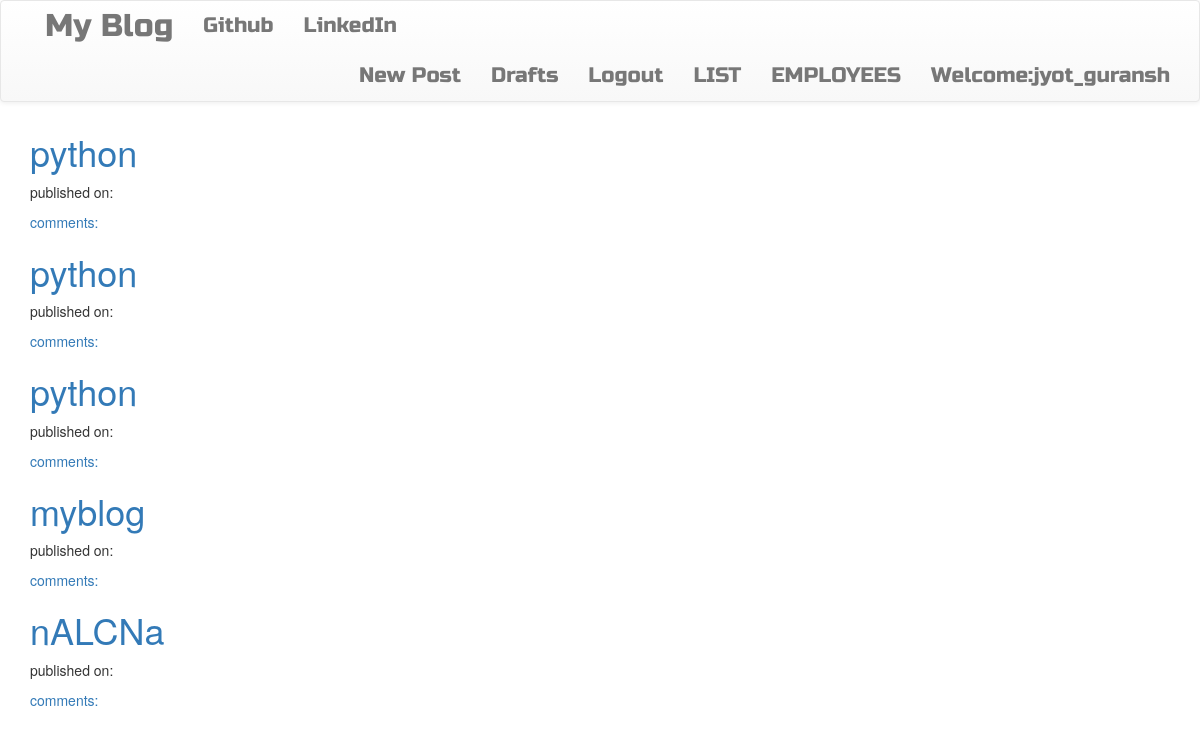
The app's page /draft/ (signed in) with its own data.
### blogapp/models.py (models this page shows, shortened)
class Post(models.Model):
    author = models.ForeignKey('auth.User', on_delete=models.PROTECT)
    title = models.CharField(max_length=200)
    text=models.TextField()
    create_date = models.DateTimeField(default=timezone.now())
    published_date=models.DateTimeField(blank=True, null=True)

### blogapp/views.py (the view)
# urls.py: url(r'^draft/$', views.DraftListView.as_view(), name='post_draft_view'),
class DraftListView(LoginRequiredMixin, ListView):
    login_url = '/login/'
    redirect_field_name = 'blogapp/post_list.html'
    model = Post
    def get_queryset(self):
        return Post.objects.filter(published_date__isnull=True).order_by('create_date')

### blogapp/templates/blogapp/post_list.html
{%extends "blogapp/base.html"%}
{% block body_block%}
<div class="centerstage">
    {% for post in post_list%}
    <div class="post">
        <h1><a href="{%url 'blogapp:post_detail' pk=post.pk%}">{{post.title}}</a></h1>
        <div class="Date">
            <p>published on:{{post.published_date|date:'D M Y'}}</p>
        </div>
        <a href="{%url 'blogapp:post_detail' pk=post.pk%}">comments:{{post.approved_comment.count}}</a>
    </div>
    {%endfor%}
</div>
{%endblock%}

### blogapp/templates/blogapp/base.html (shortened to what this page needs)
<!DOCTYPE html>
<html lang="en">
{% load staticfiles %}
<head>
    <link href="https://maxcdn.bootstrapcdn.com/bootstrap/3.3.7/css/bootstrap.min.css"
 rel="stylesheet"/>
        <link rel="stylesheet" href="https://maxcdn.bootstrapcdn.com/bootstrap/3.3.7/css/bootstrap-theme.min.css">
        <link rel="stylesheet" href="//cdn.jsdelivr.net/medium-editor/latest/css/medium-editor.min.css" type="text/css" media="screen" charset="utf-8">
        <link rel="stylesheet" href="{% static 'css/blog.css' %}">
</head>
<body>
<nav class="navbar navbar-default techfont custom-navbar">
    <div class="container">
        <ul class="nav navbar-nav">
            <li><a class="navbar-branf bigbrand" href="{%url 'blogapp:post_list'%}">My Blog</a></li>
            <li><a class="navbar-link" href="http://www.github.com">Github</a></li>
            <li><a class="navbar-link" href="http://www.linkedin.com">LinkedIn</a></li>
        </ul>
        <ul class="nav navbar-nav navbar-right">
            {% if user.is_authenticated%}
            <li><a href="{%url 'blogapp:create_post'%}">New Post</a></li>
            <li><a href="{% url 'blogapp:post_draft_view'%}">Drafts</a> </li>
            <li><a href="{%url 'logout' %}">Logout</a></li>
                 <li><a href="{%url 'blogapp:POST-LIST'%}">LIST</a></li>
            <li><a href="{%url 'blogapp:employeelist'%}">EMPLOYEES</a></li>
            <li><a>Welcome:{{user.username}}</a></li>
            {%else%}
            <li><a href="{%url 'login_page'%}"><span class="glyphicon glyphicon-user"></span>user_login</a> </li>
            <li><a href="{%url 'blogapp:Register_Here'%}">Register</a></li>
            <li><a href="{%url 'blogapp:POST-LIST'%}">LIST</a></li>
            <li><a href="{%url 'blogapp:employeelist'%}">EMPLOYEES</a></li>
            {%endif%}
        </ul>
    </div>
</nav>
<div class="content container">
    <div class="row">
        <div class="col-md-8">
            <div class="blog-posts">
                {%block body_block%}
                {%endblock%}
            </div>
        </div>
    </div>
</div>
</body>
</html>

### static/css/blog.css (style rules this page uses)
.techfont { font-family: 'Russo One', sans-serif; font-size: 1.5em; margin-bottom: 10px; }
.centerstage { margin-left: auto; margin-right: auto; }
.bigbrand { font-size: 1.5em; }

### records on screen
Post: title "python"
Post: title "python"
Post: title "python"
Post: title "myblog"
Post: title "nALCNa"

### other values on screen
{{ user.username }} "jyot_guransh"
